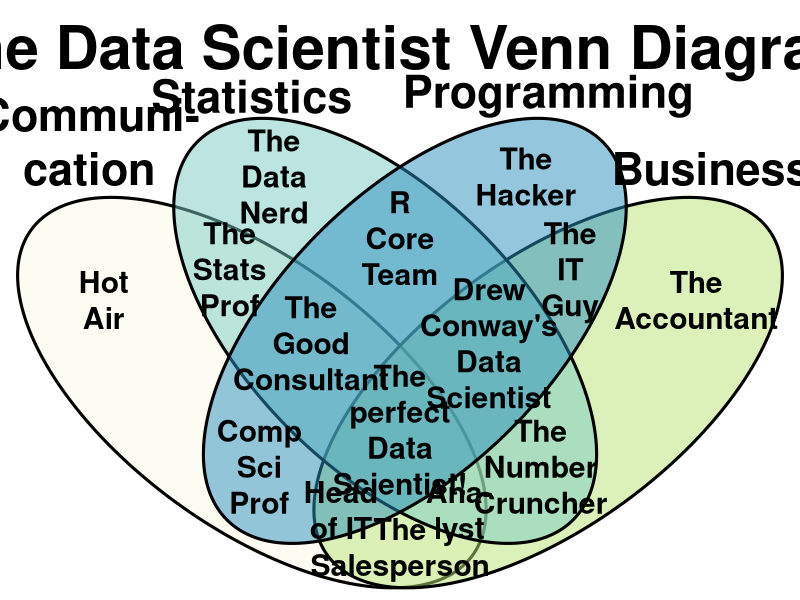

Write R code to recreate this figure.
# https://datascience.stackexchange.com/questions/2403/data-science-without-knowledge-of-a-specific-topic-is-it-worth-pursuing-as-a-ca/2406#2406

draw.ellipse <- function(center,angle,semimajor,semiminor,radius,h,s,v,...) {
  shape <- rbind(c(cos(angle),-sin(angle)),c(sin(angle),cos(angle))) %*% diag(c(semimajor,semiminor))
  tt <- seq(0,2*pi,length.out=1000)
  foo <- matrix(center,nrow=2,ncol=length(tt),byrow=FALSE) + shape%*%(radius*rbind(cos(tt),sin(tt)))
  polygon(foo[1,],foo[2,],col=hsv(h,s,v,alpha=0.5),border="black",...)
}
name <- function(x,y,label,cex=1.2,...) text(x,y,label,cex=cex,...)

len=1080
cex_factor=1080/600

png("Venn.png",width=len,height=len)
opar <- par(mai=c(0,0,0,0),lwd=3,font=2)
plot(c(0,100),c(0,90),type="n",bty="n",xaxt="n",yaxt="n",xlab="",ylab="")
draw.ellipse(center=c(30,30),angle=0.75*pi,semimajor=2,semiminor=1,radius=20,h=60/360,s=.068,v=.976)
draw.ellipse(center=c(70,30),angle=0.25*pi,semimajor=2,semiminor=1,radius=20,h=83/360,s=.482,v=.894)
draw.ellipse(center=c(48,40),angle=0.7*pi,semimajor=2,semiminor=1,radius=20,h=174/360,s=.397,v=.8)
draw.ellipse(center=c(52,40),angle=0.3*pi,semimajor=2,semiminor=1,radius=20,h=200/360,s=.774,v=.745)

name(50,90,"The Data Scientist Venn Diagram",pos=1,cex=2*cex_factor)
name(8,62,"Communi-\ncation",cex=1.5*cex_factor,pos=3)
name(30,78,"Statistics",cex=1.5*cex_factor)
name(70,78,"Programming",cex=1.5*cex_factor)
name(92,62,"Business",cex=1.5*cex_factor,pos=3)

name(10,45,"Hot\nAir",cex=cex_factor)
name(90,45,"The\nAccountant",cex=cex_factor)
name(33,65,"The\nData\nNerd",cex=cex_factor)
name(67,65,"The\nHacker",cex=cex_factor)
name(27,50,"The\nStats\nProf",cex=cex_factor)
name(73,50,"The\nIT\nGuy",cex=cex_factor)
name(50,55,"R\nCore\nTeam",cex=cex_factor)
name(38,38,"The\nGood\nConsultant",cex=cex_factor)
name(62,38,"Drew\nConway's\nData\nScientist",cex=cex_factor)
name(50,24,"The\nperfect\nData\nScientist!",cex=cex_factor)
name(31,18,"Comp\nSci\nProf",cex=cex_factor)
name(69,18,"The\nNumber\nCruncher",cex=cex_factor)
name(42,11,"Head\nof IT",cex=cex_factor)
name(58,11,"Ana-\nlyst",cex=cex_factor)
name(50,5,"The\nSalesperson",cex=cex_factor)
par(opar)
dev.off()